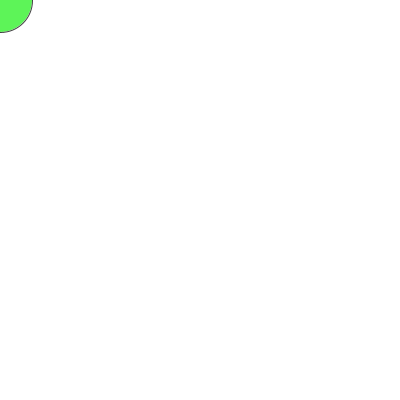
Frame 1 (no input)
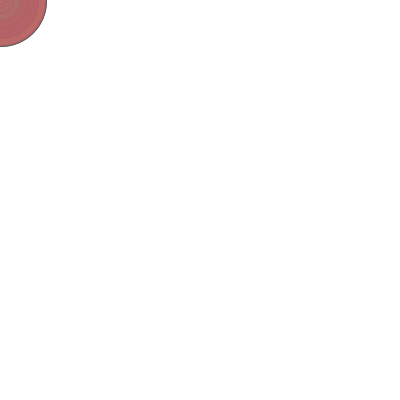
Frame 60 (the mouse pressed at the canvas centre just before this capture)
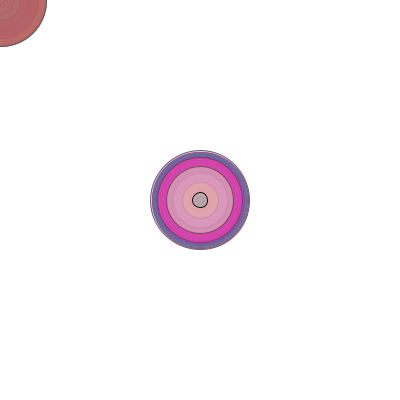
Frame 120 (the mouse held since frame 60 and released just before this capture)

The Processing sketch that drew these frames (run headless with seeded random() and noise(); from frame 60 on, the mouse is pressed at the canvas centre):

// Processing sketch: processing_93366
// ── processing_93366.pde

float yPos = 0.0;
int xSize = 0;
int ySize = 0;

void setup() {  // setup() runs once
  size(400, 400);
  frameRate(30);
  background(255);
}
 
void draw() {  // draw() loops forever, until stopped
  xSize = int(random(0, 100));
  stroke(xSize);
  fill(int(random(0, 255)), int(random(0, 255)), int(random(0, 255)), int(random(0, 255)));
  ellipse(mouseX, mouseY, xSize, xSize);
  
  yPos = yPos - 1.0;
  if (yPos < 0) {
    yPos = height;
  }
  stroke(255, 255, 255, 155);
  line(0, yPos,width, yPos);
}
